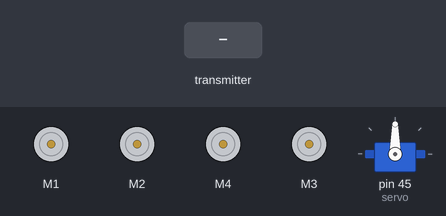
A sketch run on a simulated Arduino Mega 2560, built with avr-gcc and run on an emulated ATmega2560. Shown: 4 × DC motor (green arrow = forward, orange = backward, longer = faster), servo. Inputs (shaded band) come from the test bench. No radio packets arrive unless stated.

Above: at 1.2 s.
1.3 s: the transmitter starts sending x = 0
At 1.6 s:
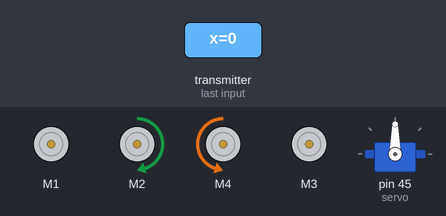
2.8 s: the transmitter starts sending z = 512
At 3.9 s:
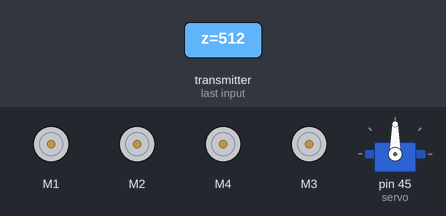
4.3 s: the transmitter starts sending z = 1023
At 5.1 s:
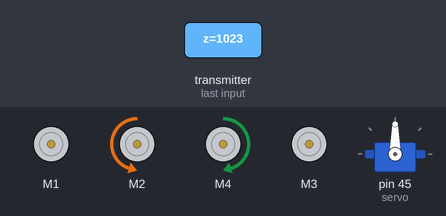
Timing chart, 0 to 7.3 s (numbered marks = the images above; inputs shaded):
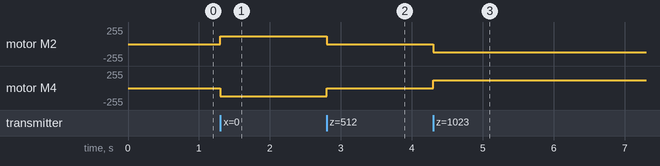

The sketch:

MotorControl.ino
```cpp
#include <AFMotor.h>
#include <SPI.h>
#include <RF24.h>
#include <nRF24L01.h>
#include <Servo.h>
#define NEGATIVE -1
#define POSITIVE 1
#define minTHjoystick 300
#define maxTHjoystick 700

const int servoPin = 24;

RF24 radio (46, 48);
const byte address[6] = "00001";

bool clawState = false;

int joyMovedX = false;
int joyMovedY = false;
int joyMovedZ = false;
int xAxis;
int yAxis;
int zAxis;

// the motors used
Servo servo;
AF_DCMotor motorX(1);
AF_DCMotor motorY(3);
AF_DCMotor motorZ1(2);
AF_DCMotor motorZ2(4);

void setupRadio() {
  radio.begin();
  radio.openReadingPipe(0, address);
  radio.setPALevel(RF24_PA_MIN);
  radio.startListening();
}

void setupServo()
{
  servo.attach(45);
}

void setup() {
  setupRadio();
  Serial.begin(9600);
  motorX.setSpeed(200);
  motorZ1.setSpeed(200);
  motorZ2.setSpeed(200);
  motorY.setSpeed(200);
  motorX.run(RELEASE);
  motorY.run(RELEASE);
  motorZ1.run(RELEASE);
  motorZ2.run(RELEASE);
  setupServo();
}


void moveXY(AF_DCMotor motor, int directions) {
  motor.setSpeed(200);
  if (directions == POSITIVE) {
    motor.run(FORWARD);
  }
  else if (directions == NEGATIVE) {
    motor.run(BACKWARD);
  }
}

void moveZ(int directions) {
  motorZ1.setSpeed(120);
  motorZ2.setSpeed(120);
  if (directions == POSITIVE) {
    motorZ1.run(FORWARD);
    motorZ2.run(BACKWARD);
  } else if (directions == NEGATIVE) {
    motorZ1.run(BACKWARD);
    motorZ2.run(FORWARD);
  }
}

struct package {
  int x, y, z;
} received;

void loop() {

  if (radio.available()) {
    // the motors receive the data from the joysticks
    radio.read(&received, sizeof(package));
    radio.read(&clawState, sizeof(clawState));
    xAxis = received.x;
    yAxis = received.y;
    zAxis = received.z;

    //  movement on X axis
    if (xAxis > maxTHjoystick && joyMovedX == false) {
      moveXY(motorX, NEGATIVE);
      joyMovedX = true;
    }
    if (xAxis < minTHjoystick && joyMovedX == false) {
      moveXY(motorX, POSITIVE);
      joyMovedX = true;
    }
    if (xAxis > minTHjoystick && xAxis < maxTHjoystick) {
      motorX.run(RELEASE);
      joyMovedX = false;
    }

    //  movement on Y axis
    if (yAxis > maxTHjoystick && joyMovedY == false ) {
      moveXY(motorY, NEGATIVE);
      joyMovedY = true;
    }
    if (yAxis < minTHjoystick && joyMovedY == false) {
      moveXY(motorY, POSITIVE);
      joyMovedY = true;
    }
    if (yAxis < maxTHjoystick && yAxis > minTHjoystick) {
      motorY.run(RELEASE);
      joyMovedY = false;

    }
    //  movement on Z axis
    if (zAxis > maxTHjoystick && joyMovedZ == false) {
      // the claw moves downwards
      moveZ(NEGATIVE);
      joyMovedZ = true;
    }
    if (zAxis < minTHjoystick && joyMovedZ == false) {
      // the claw moves upwards
      moveZ(POSITIVE);
      joyMovedZ = true;
    }
    if (zAxis < maxTHjoystick && zAxis > minTHjoystick) {
      motorZ1.run(RELEASE);
      motorZ2.run(RELEASE);
      joyMovedZ = false;
    }
  }
}
```

Measured:
- after the input at 1.3 s, motor M2: stopped → forward 120/255 at once; motor M4: stopped → backward 120/255 at once
- after the input at 2.8 s, motor M2: forward 120/255 → stopped at once; motor M4: backward 120/255 → stopped at once
- after the input at 4.3 s, motor M2: stopped → backward 120/255 at once; motor M4: stopped → forward 120/255 at once
